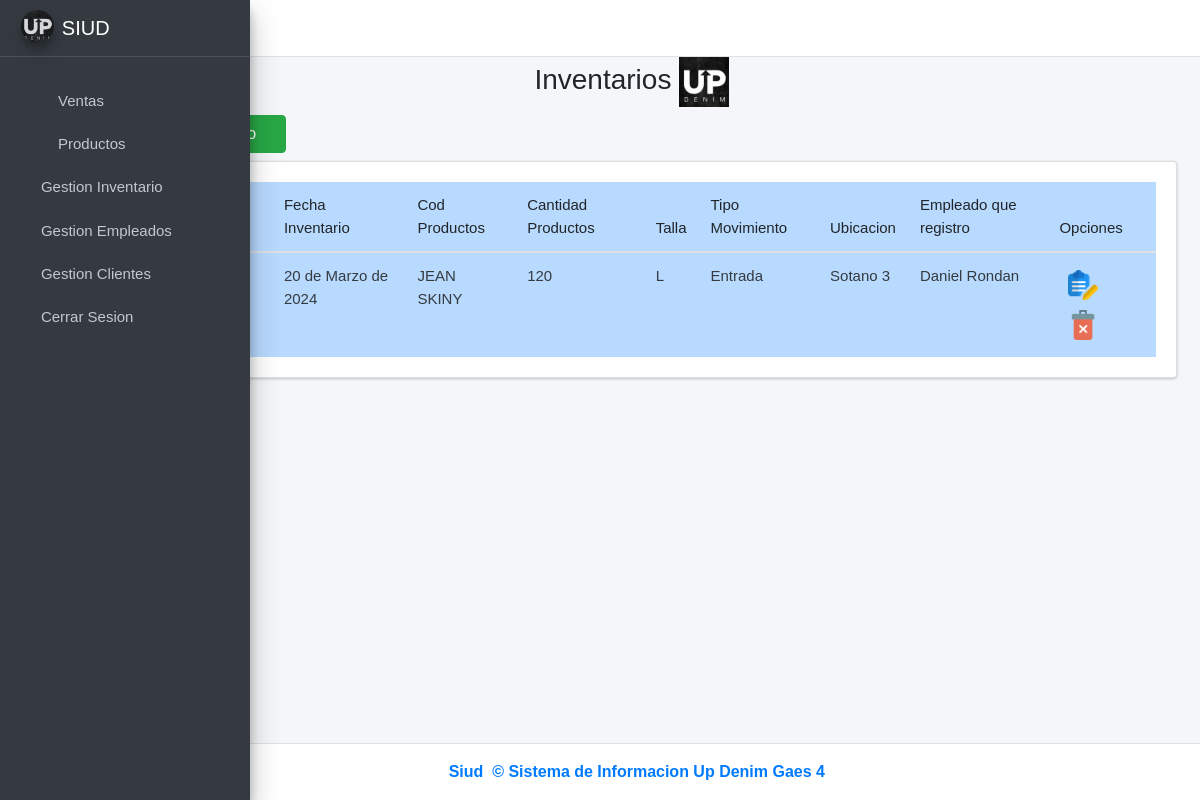
/inventarios/ (signed in), run on an earlier commit of the app's database.
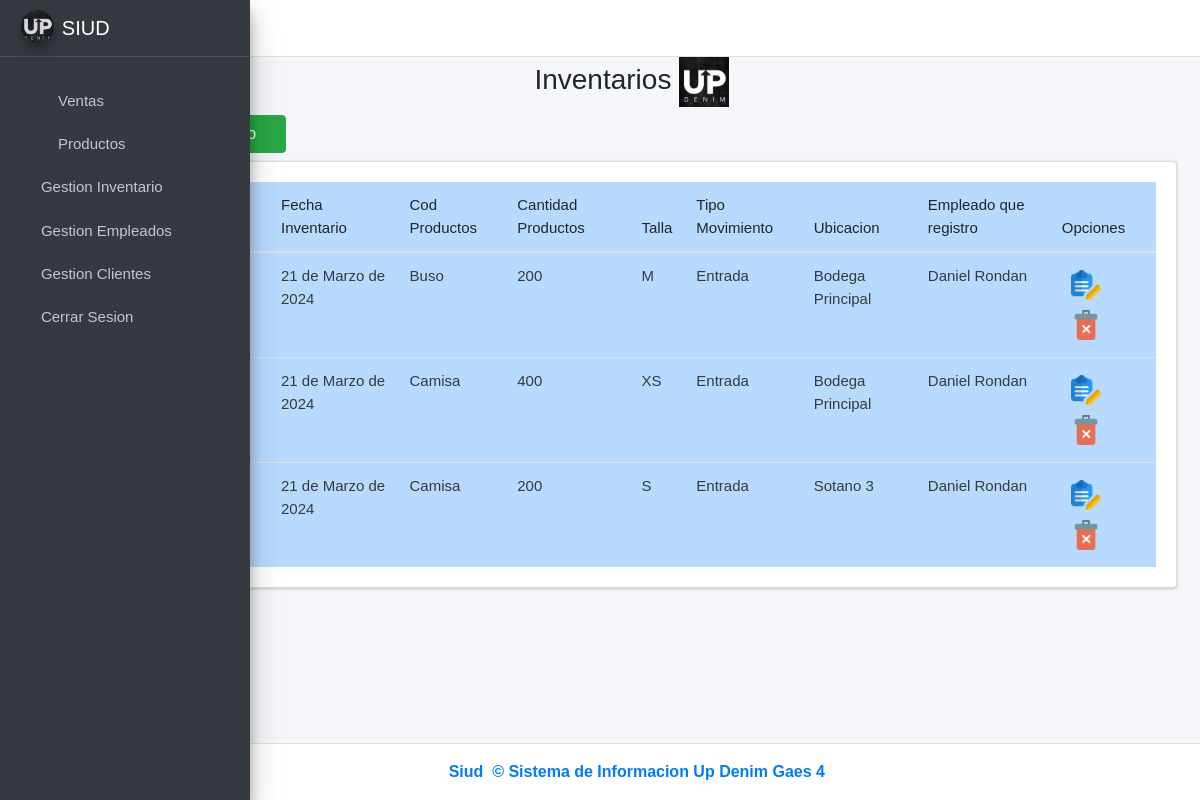
And on a later commit of the database.
### ventas/models.py (models this page shows, shortened)
class Inventario(models.Model):
    idinventario = models.AutoField(primary_key=True)
    fecha_inventario = models.DateField(null=False, blank=False, default=timezone.now)
    cantidad_productos = models.IntegerField(null=False, blank=False)
    cod_producto = models.ForeignKey(Producto, on_delete=models.CASCADE)
    idtipo_movimiento = models.ForeignKey(Tipomovimiento, on_delete=models.CASCADE)
    cod_empleado = models.ForeignKey(Empleado, on_delete=models.CASCADE)
    idtalla = models.ForeignKey(Talla, on_delete=models.CASCADE)
    idubicacion_inventario = models.ForeignKey(Ubicacioninventario, on_delete=models.CASCADE)
    created = models.DateTimeField(auto_now_add=True)
    updated = models.DateTimeField(auto_now=True)
    class Meta:
        app_label = 'ventas'
        verbose_name = 'inventario'
        verbose_name_plural = 'inventarios'

class Producto(models.Model):
    cod_producto = models.CharField(primary_key=True, unique=True, blank=False, null=False, max_length=15)
    nombre_producto = models.CharField(max_length=45, null=False)
    precio_venta = models.DecimalField(max_digits=10, decimal_places=2, null=False, blank=False)
    descripcion_producto = models.CharField(max_length=45)
    cantidad_productos = models.PositiveIntegerField(null=False)
    imagen = models.ImageField(upload_to='productos', null=True, blank=True)
    idcategoria_producto = models.ForeignKey(CategoriaProducto, on_delete=models.CASCADE)
    idtalla = models.ForeignKey(Talla, on_delete=models.CASCADE)
    created = models.DateTimeField(auto_now_add=True)
    updated = models.DateTimeField(auto_now=True)
    class Meta:
        app_label = 'ventas'
        verbose_name = 'producto'
        verbose_name_plural = 'productos'
    def __str__(self):
        return f"{self.nombre_producto} {self.precio_venta} "

class Talla(models.Model):
    idtalla = models.AutoField(primary_key=True)
    talla = models.CharField(max_length=45, unique=True)
    class Meta:
        app_label = 'ventas'
        verbose_name = 'talla'
        verbose_name_plural = 'tallas'
    def __str__(self):
        return f"{self.talla}"

class Tipomovimiento(models.Model):
    idtipo_movimiento = models.AutoField(primary_key=True)
    tipo_movimiento = models.CharField(max_length=45, unique=True)
    class Meta:
        app_label = 'ventas'
        verbose_name = 'tipomovimiento'
        verbose_name_plural = 'tiposmovimiento'
    def __str__(self):
        return f"{self.tipo_movimiento}"

class Ubicacioninventario(models.Model):
    idubicacion_inv = models.AutoField(primary_key=True)
    ubicacion_inventario = models.CharField(max_length=45, unique=True)
    class Meta:
        app_label = 'ventas'
        verbose_name = 'ubicacioninventario'
        verbose_name_plural = 'ubicacionesnventario'
    def __str__(self):
        return f"{self.ubicacion_inventario}"

class Empleado(models.Model):
    cod_empleado = models.IntegerField(primary_key=True, unique=True, blank=False, null=False)
    fecha_ingreso = models.DateField(null=False, blank=False)
    salario = models.FloatField(null=False, blank=False)
    fecha_nacimiento = models.DateField(null=False, blank=False)
    rh = models.CharField(null=False, blank=False, max_length=5)
    iddocumento = models.ForeignKey(Persona, on_delete=models.CASCADE)
    idarl = models.ForeignKey(Arl, on_delete=models.CASCADE)
    ideps = models.ForeignKey(Eps, on_delete=models.CASCADE)
    idfondo_pension = models.ForeignKey(FondoPension, on_delete=models.CASCADE)
    idcargo_empleado = models.ForeignKey(CargoEmpleado, on_delete=models.CASCADE)
    idusuario = models.ForeignKey(Usuarioid, on_delete=models.CASCADE)
    idrolusuario = models.ForeignKey(RolUsuario, on_delete=models.CASCADE)
    created = models.DateTimeField(auto_now_add=True)
    updated = models.DateTimeField(auto_now=True)
    class Meta:
        app_label = 'ventas'
        verbose_name = 'empleado'
        verbose_name_plural = 'empleados'
    def __str__(self):
        return f"{self.iddocumento.primer_nombre} {self.iddocumento.primer_apellido}"

class Persona(models.Model):
    documentoidentidad = models.IntegerField(primary_key=True, unique=True, blank=False, null=False)
    primer_nombre = models.CharField(max_length=45, null=False, blank=False)
    segundo_nombre = models.CharField(max_length=45, blank=True, null=True)
    primer_apellido = models.CharField(max_length=45, null=False, blank=False)
    segundo_apellido = models.CharField(max_length=45, blank=True, null=True)
    genero = models.CharField(max_length=20, null=False, blank=False)
    idcontacto = models.OneToOneField(Contacto, on_delete=models.CASCADE)
    iddireccion = models.OneToOneField(Direccion, on_delete=models.CASCADE)
    created = models.DateTimeField(auto_now_add=True)
    updated = models.DateTimeField(auto_now_add=True)
    class Meta:
        app_label = 'ventas'
        verbose_name = 'persona'
        verbose_name_plural = 'personas'

### ventas/views.py (the view)
# urls.py: path('inventarios/', views.inventarios_vista, name='Inventarios'),
@login_required
def inventarios_vista(request):
    inventario = Inventario.objects.all()
    empleado = Empleado.objects.all()
    producto = Producto.objects.all()
    tipomovimiento = Tipomovimiento
    talla = Talla.objects.all()
    ubicacion = Ubicacioninventario.objects.all()
    form_personal = AgregarInventarioForm()
    context ={
        'inventario' : inventario,
        'empleado' : empleado,
        'tipomovimiento' : tipomovimiento,
        'producto' : producto,
        'ubicacion' : ubicacion,
        'form_personal' : form_personal,
        'talla' : talla,
    }
    return render(request, 'inventarios.html', context)

### ventas/templates/inventarios.html (shortened to what this page needs)
{% extends "base.html" %}
{% load static %}
{% load widget_tweaks %}
{% block content %}
<link rel="stylesheet" href="{% static 'index/css/b4.css' %}">
<div class="row">
    <div class="col-md-12">
        <h3 class="text-center">Inventarios
            <img src="{% static 'index/img/UPIMG.png' %}" alt="Logo" style="width: 50px; height: 50px; display: inline-block; vertical-align: middle; margin-right: 10px;">
        </i></h3> <! -- Es para cambiar el icono xd -- >
        <div class="col-md-3 pb-2">
            <a href="#AgregarPersonalModal"
                data-toggle="modal" data-dismiss="modal">
                <button type="button" class="btn btn-success">
                    <i class="fas fa-plus-circle"></i>
                </button>
            </a>
        </div>
        <div class="card card-body" style="overflow:scroll">
            <table class="table table-hover table-primary" id="myTable">
                <thead>
                    <tr>
                        <th># ID</th>
                        <th>Cod Inventario</th>
                        <th>Fecha Inventario</th>
                        <th>Cod Productos</th>
                        <th>Cantidad Productos</th>
                        <th>Talla</th>
                        <th>Tipo Movimiento</th>
                        <th>Ubicacion</th>
                        <th>Empleado que registro</th>
                        <th>Opciones</th>
                    </tr>
                </thead>
                <tbody class="text-dark">
                    {% for i in inventario %}
                    <tr>
                        <td>{{forloop.counter}}</td>
                        <td>{{i.idinventario}}</td>
                        <td>{{i.fecha_inventario}}</td>
                        <td>{{i.cod_producto.nombre_producto}}</td>
                        <td>{{i.cantidad_productos}}</td>
                        <td>{{i.idtalla}}</td>
                        <td>{{i.idtipo_movimiento}}</td>
                        <td>{{i.idubicacion_inventario}}</td>
                        <td>{{i.cod_empleado.iddocumento.primer_nombre}} {{i.cod_empleado.iddocumento.primer_apellido}}</td>
                        <td>
                            {% if i.idinventario %}
                            <form action="/editarInventario/{{ i.idinventario }}/" method="GET" style="display: inline;">
                                <button type="submit" class="btn btn-dark-outline btn-sm">
                                    <img src="{% static 'index/img/editar.png' %}" alt="Error" width="30">
                                </button>
                            </form>
                        {% endif %}
                                    <button onclick="eliminarPersonal('{{i.idinventario}}')" class="btn btn-dark-outline btn-sm"
                                    data-toggle="modal" href="#EliminarPersonalModal"><img
                                        src="{% static 'index/img/delete.png' %}" alt="Error" width="30"></button>
                            </td>
                    </tr>
                    {% endfor %}
                </tbody>
            </table>
        </div>
    </div>
</div>
{% endblock %}

What changed in the data, as far as the page shows it:
removed Inventario: fecha_inventario "20 de Marzo de 2024", cod_producto.nombre_producto "JEAN SKINY", cantidad_productos "120", idtalla "L", idtipo_movimiento "Entrada", idubicacion_inventario "Sotano 3", cod_empleado.iddocumento.primer_nombre "Daniel", cod_empleado.iddocumento.primer_apellido "Rondan"
added Inventario: fecha_inventario "21 de Marzo de 2024", cod_producto.nombre_producto "Buso", cantidad_productos "200", idtalla "M", idtipo_movimiento "Entrada", idubicacion_inventario "Bodega Principal", cod_empleado.iddocumento.primer_nombre "Daniel", cod_empleado.iddocumento.primer_apellido "Rondan"
added Inventario: fecha_inventario "21 de Marzo de 2024", cod_producto.nombre_producto "Camisa", cantidad_productos "400", idtalla "XS", idtipo_movimiento "Entrada", idubicacion_inventario "Bodega Principal", cod_empleado.iddocumento.primer_nombre "Daniel", cod_empleado.iddocumento.primer_apellido "Rondan"
added Inventario: fecha_inventario "21 de Marzo de 2024", cod_producto.nombre_producto "Camisa", cantidad_productos "200", idtalla "S", idtipo_movimiento "Entrada", idubicacion_inventario "Sotano 3", cod_empleado.iddocumento.primer_nombre "Daniel", cod_empleado.iddocumento.primer_apellido "Rondan"
